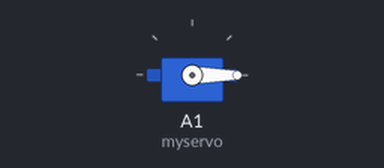
Recording of a sketch running on a simulated Arduino Uno, built with avr-gcc and run on an emulated ATmega328P. On the bench: servo.

Above: at 0.05 s.
At 4.0 s:
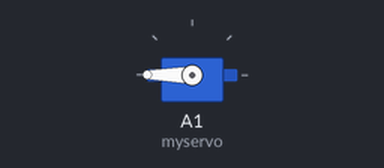
Timing chart, 0 to 5.2 s (numbered marks = the images above):
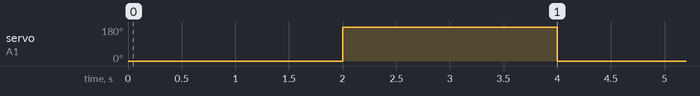

The sketch:

Servo.ino
```cpp
#include <Servo.h>

Servo myservo;  // create servo object to control a servo

void setup() {
  myservo.attach(A1);  // attaches the servo on pin 9 to the servo object
}

void loop() {
  myservo.write(0);                  // sets the servo position according to the scaled value
  delay(2000);                           // waits for the servo to get there
  myservo.write(180);
  delay(2000);                           // waits for the servo to get there
}
```

Measured:
- by itself, servo on A1 (myservo): alternates 180° for 2.0 s and 0° for 2.0 s
